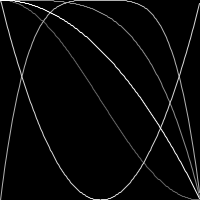
Frame 1 (no input)
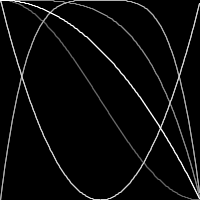
Frame 2 (the mouse pressed at the canvas centre, redrawn once)

The Processing sketch that drew these frames (run headless with seeded random() and noise(); the mouse was pressed at the canvas centre and the sketch redrawn once):

// Processing sketch: SimpleCurves
// ── SimpleCurves.pde
/**
 * Simple Curves.
 * 
 * Simple curves are drawn with simple equations. 
 * By using numbers with values between 0 and 1 in 
 * the equations, a series of elegant curves 
 * are created. The numbers are then scaled to fill the screen.
 */
 
void setup() {
  size(200, 200);
  colorMode(RGB, 100);
  background(0);
  noFill();
  noLoop();
}

void draw() {
  stroke(40);
  beginShape();
  for(int i=0; i<width; i++) {
   vertex(i, singraph((float)i/width)*height);
  }
  endShape();
  
  stroke(55);
  beginShape();
  for(int i=0; i<width; i++) {
   vertex(i, quad((float)i/width)*height);
  }
  endShape();
  
  stroke(70);
  beginShape();
  for(int i=0; i<width; i++) {
   vertex(i, quadHump((float)i/width)*height);
  }
  endShape();
  
  stroke(85);
  beginShape();
  for(int i=0; i<width; i++) {
   vertex(i, hump((float)i/width)*height);
  }
  endShape();
  
  stroke(100);
  beginShape();
  for(int i=0; i<width; i++) {
   vertex(i, squared((float)i/width)*height);
  }
  endShape();
}

float singraph(float sa) {
  sa = (sa - 0.5) * 1.0; //scale from -1 to 1
  sa = sin(sa*PI)/2 + 0.5;
  return sa;
}

float quad(float sa) {
  return sa*sa*sa*sa;
}

float quadHump(float sa) {
  sa = (sa - 0.5); //scale from -2 to 2
  sa = sa*sa*sa*sa * 16;
  return sa;
}

float hump(float sa) {
  sa = (sa - 0.5) * 2; //scale from -2 to 2
  sa = sa*sa;
  if(sa > 1) { sa = 1; }
  return 1-sa;
}

float squared(float sa) {
  sa = sa*sa;
  return sa;
}
